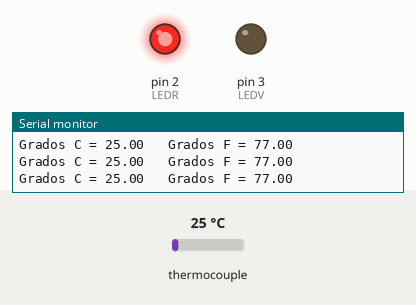
The sketch below on a simulated Arduino Uno, built with avr-gcc and run on an emulated ATmega328P. Shown: output pins drawn as LEDs (lit = HIGH), the last lines printed to the serial monitor. Inputs (shaded band) come from the test bench; at power-on: thermocouple 25 °C.

Above: at 1.7 s.
1.8 s: thermocouple set to 32 °C
At 3.1 s:
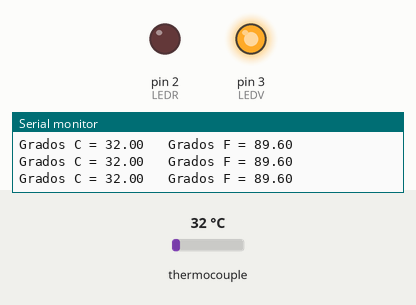
3.5 s: thermocouple set to 6 °C
At 4.6 s:
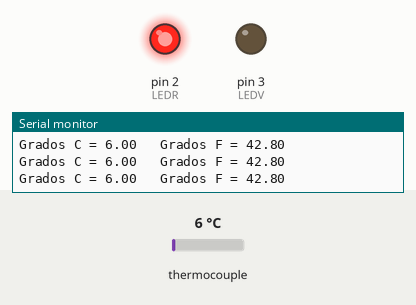
5.0 s: thermocouple set to 75 °C
At 6.0 s:
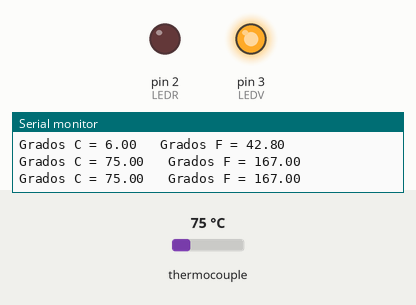
Timing chart, 0 to 8.0 s (numbered marks = the images above; inputs shaded):
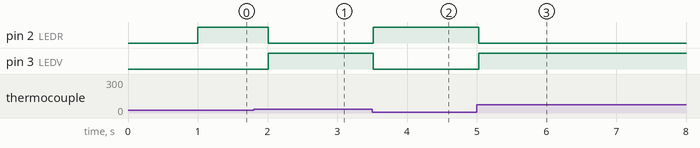

The sketch:

11_Sistema_Autonomo_MAX6675.ino
```cpp
#include <max6675.h>        // Libreria para MAX6675
int SO = 8;                 // Pin para SO de Max 6675
int CS = 9;                 // Pin para CS de Max 6675
int CLK = 10;               // Pin para CLOCK de Max 6675
int LEDR = 2;               // Pin para LED Rojo para mostrar que se ha sobrepasado el limite de temperatura
int LEDV = 3;               // Pin para LED Verde para mostrar que la temperatura esta dentro del limite establecido
MAX6675 Sensor(CLK, CS, SO);   // Parametros de funcionamiento para el MAX6675
void setup()
{
  Serial.begin(9600);       /* Inicio de la funcion de comunicacion serial y realizacion de la velocidad de transmision entre el Arduino
                               y la Computadora, la velocidad de Baudios debe ser la misma en ambos sistemas para que las instrucciones
                               puedan ser enviadas y recibidas.
                            */
  pinMode(LEDR,OUTPUT);     // LEDR como salida
  pinMode(LEDV,OUTPUT);     // LEDV como salida
  digitalWrite(LEDR,LOW);
  digitalWrite(LEDV,LOW);
  delay(500);               // Retardo para permitir la estabilizacion del sensor
}
void loop()
{
   Serial.print("Grados C = ");                 // Escribimos Grados Celcius
   Serial.print(Sensor.readCelsius());          // Hacemos lectura del Sensor y convertimos a grados Celsius (libreria de MAX6675)
   Serial.print("\t Grados F = ");              // Escribimos Grados Fahrenheit
   Serial.println(Sensor.readFahrenheit());     // Hacemos lectura del Sensor y convertimos a grados Fahrenheit (libreria de MAX6675)
   delay(500);                                  // Retardo para nuevo muestreo
   if(Sensor.readCelsius()>28.0)               // Si la lecura del sensor en gradosCelsius supera 28 grados
   {
    digitalWrite(LEDR,LOW);                     // Enciende LED Rojo
    digitalWrite(LEDV,HIGH);                    // Apaga LED Verde
   }
   else                                         // De otro modo...
   {
    digitalWrite(LEDR,HIGH);                    // Apaga LED Rojo
    digitalWrite(LEDV,LOW);                     // Enciende LED Verde
   }
}
```

Measured:
- the behaviour switches between 28 and 29 °C on thermocouple (found by bisection; images 0 and 1)
- after the input at 1.8 s, pin 2 (LEDR): HIGH → LOW after 0.21 s; pin 3 (LEDV): LOW → HIGH after 0.21 s
- after the input at 3.5 s, pin 2 (LEDR): LOW → HIGH at once; pin 3 (LEDV): HIGH → LOW at once
- after the input at 5.0 s, pin 2 (LEDR): HIGH → LOW at once; pin 3 (LEDV): LOW → HIGH at once
